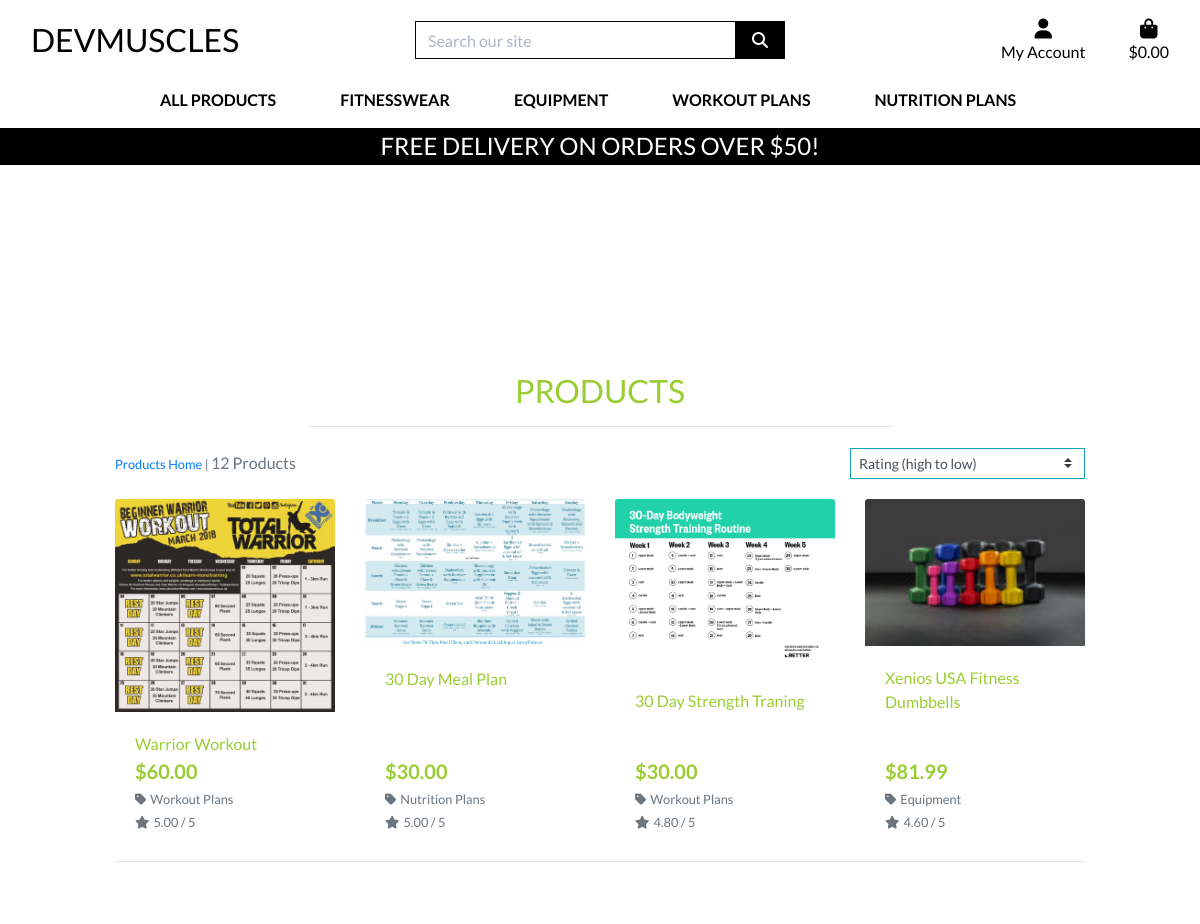
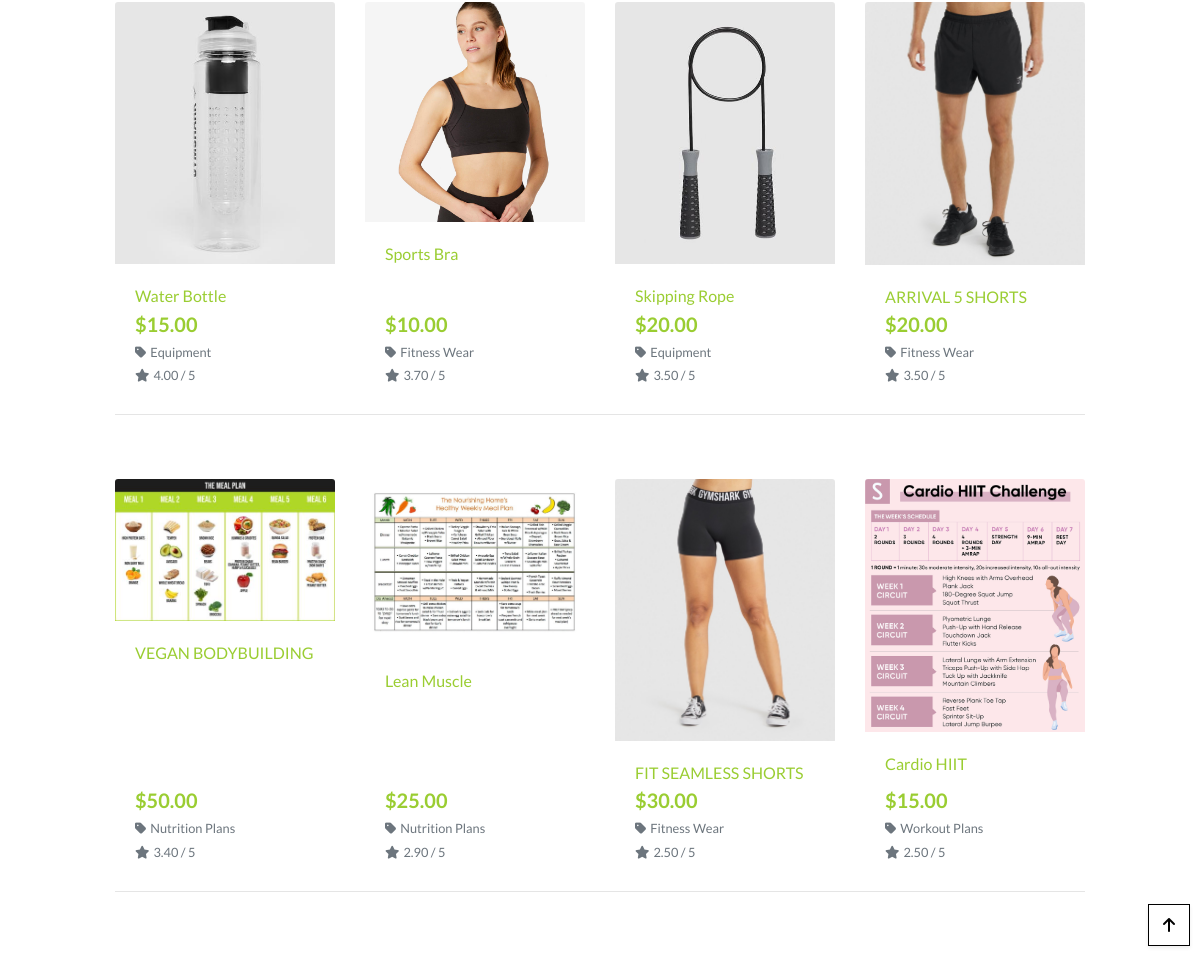
Page /products/?sort=rating&direction=desc on the committed database (2 pictures, top to bottom).
### products/models.py (models this page shows, shortened)
class Product(models.Model):
    category = models.ForeignKey('Category', null=True, blank=True, on_delete=models.SET_NULL)
    sku = models.CharField(max_length=254, null=True, blank=True)
    name = models.CharField(max_length=254)
    description = models.TextField()
    has_sizes = models.BooleanField(default=False, null=True, blank=True)
    price = models.DecimalField(max_digits=6, decimal_places=2)
    rating = models.DecimalField(max_digits=6, decimal_places=2, null=True, blank=True)
    image_url = models.URLField(max_length=1024, null=True, blank=True)
    image = models.ImageField(null=True, blank=True)

class Category(models.Model):
    class Meta:
        verbose_name_plural = 'Categories'
    name = models.CharField(max_length=254)
    friendly_name = models.CharField(max_length=254, null=True, blank=True)

### products/views.py (the view, shortened to what this page needs)
# urls.py: path('', views.all_products, name='products'),
def all_products(request):
    products = Product.objects.all()
    query = None
    categories = None
    sort = None
    direction = None
    if request.GET:
        if 'sort' in request.GET:
            sortkey = request.GET['sort']
            sort = sortkey
            if sortkey == 'name':
                sortkey = 'lower_name'
                products = products.annotate(lower_name=Lower('name'))
            if sortkey == 'category':
                sortkey = 'category__name'
            if 'direction' in request.GET:
                direction = request.GET['direction']
                if direction == 'desc':
                    sortkey = f'-{sortkey}'
            products = products.order_by(sortkey)
        if 'category' in request.GET:
            categories = request.GET['category'].split(',')
            products = products.filter(category__name__in=categories)
            categories = Category.objects.filter(name__in=categories)
    current_sorting = f'{sort}_{direction}'
    context = {
        'products': products,
        'search_term': query,
        'current_categories': categories,
        'current_sorting': current_sorting,
    }
    return render(request, 'products/products.html', context)

### bag/contexts.py (called while the page is built, shortened)
def bag_contents(request):
    bag_items = []
    total = 0
    product_count = 0
    bag = request.session.get('bag', {})
    if total < settings.FREE_DELIVERY_THRESHOLD:
        delivery = total * Decimal(settings.STANDARD_DELIVERY_PERCENTAGE / 100)
        free_delivery_delta = settings.FREE_DELIVERY_THRESHOLD - total
    else:
        delivery = 0
        free_delivery_delta = 0
    grand_total = delivery + total
    context = {
        'bag_items': bag_items,
        'total': total,
        'product_count': product_count,
        'delivery': delivery,
        'free_delivery_delta': free_delivery_delta,
        'free_delivery_threshold': settings.FREE_DELIVERY_THRESHOLD,
        'grand_total': grand_total,
    }
    return context

### products/templates/products/products.html (shortened to what this page needs)
{% extends "base.html" %}
{% load static %}
{% block page_header %}
    <div class="container header-container">
    </div>
{% endblock %}
{% block content %}
    <div class="overlay"></div>
    <div class="container-fluid">
        <div class="row">
            <div class="col text-center mt-3">
                <h2 class="logo-font">Products</h2>
                <hr class="w-50 mb-1">
            </div>
        </div>
        <div class="row">
            <div class="product-container col-10 offset-1">
                <div class="row mt-1 mb-2">
                    <div class="col-12 col-md-6 my-auto order-md-last d-flex justify-content-center justify-content-md-end">
                        <div class="sort-select-wrapper w-50">
                            <select id="sort-selector" class="custom-select custom-select-sm rounded-0 border border-{% if current_sorting != 'None_None' %}info{% else %}black{% endif %}">
                                <option value="rating_desc" {% if current_sorting == 'rating_desc' %}selected{% endif %}>Rating (high to low)</option>
                            </select>
                        </div>
                    </div>
                    <div class="col-12 col-md-6 order-md-first">
                        <p class="text-muted mt-3 text-center text-md-left">
                            {% if search_term or current_categories or current_sorting != 'None_None' %}
                                <span class="small"><a href="{% url 'products' %}">Products Home</a> | </span>
                            {% endif %}
                            {{ products|length }} Products{% if search_term %} found for <strong>"{{ search_term }}"</strong>{% endif %}
                        </p>
                    </div>
                </div>
                <div class="row">
                    {% for product in products %}
                        <div class="col-sm-6 col-md-6 col-lg-4 col-xl-3">
                            <div class="card h-100 border-0">
                                {% if product.image %}
                                <a href="{% url 'product_detail' product.id %}">
                                    <img class="card-img-top img-fluid" src="{{ product.image.url }}" alt="{{ product.name }}">
                                </a>
                                {% else %}
                                <a href="{% url 'product_detail' product.id %}">
                                    <img class="card-img-top img-fluid" src="{{ MEDIA_URL }}noimage.png" alt="{{ product.name }}">
                                </a>
                                {% endif %}
                                <div class="card-body pb-0">
                                    <p class="mb-0">{{ product.name }}</p>
                                </div>
                                <div class="card-footer bg-white pt-0 border-0 text-left">
                                    <div class="row">
                                        <div class="col">
                                            <p class="lead mb-0 text-left font-weight-bold">${{ product.price }}</p>
                                            {% if product.category %}
                                            <p class="small mt-1 mb-0">
                                                <a class="text-muted" href="{% url 'products' %}?category={{ product.category.name }}">
                                                    <i class="fas fa-tag mr-1"></i>{{ product.category.friendly_name }}
                                                </a>
                                            </p>
                                            {% endif %}
                                            {% if product.rating %}
                                                <small class="text-muted"><i class="fas fa-star mr-1"></i>{{ product.rating }} / 5</small>
                                            {% else %}
                                                <small class="text-muted">No Rating</small>
                                            {% endif %}
                                        </div>
                                    </div>
                                </div>
                            </div>
                        </div>
                        {% if forloop.counter|divisibleby:4 %}
                            <div class="col-12 d-none d-xl-block mb-5">
                                <hr>
                            </div>
                        {% endif %}
                    {% endfor %}
                </div>
            </div>
        </div>
    </div>
    <div class="btt-button shadow-sm rounded-0 border border-black">
        <a class="btt-link d-flex h-100">
            <i class="fas fa-arrow-up text-black mx-auto my-auto"></i>
        </a>
    </div>
{% endblock %}

### static/css/base.css (style rules this page uses)
html { height: 100%; }
body { background: url('/media/fitness_background.jpg') no-repeat center center fixed; background-size: cover; height: calc(100vh - 164px); color: yellowgreen; font-family: 'Lato'; }
.logo-font { text-transform: uppercase; }
.text-black { color: #000 !important; }
.border-black { border: 1px solid black !important; }
.overlay { height: 100%; width: 100%; top: 0; left: 0; position: fixed; background: white; z-index: -1; }
.btt-button { height: 42px; width: 42px; position: fixed; bottom: 10px; right: 10px; }
.btt-link, .update-link, .remove-item { cursor: pointer; }
@media (min-width: 1200px) { .container { max-width: 80%; } }
@media (min-width: 992px) { .header-container { padding-top: 164px; } }

### rows in the picture
Product: image (picture), name "Warrior Workout", price "60.00", category.friendly_name "Workout Plans", rating "5.00"
Product: image (picture), name "30 Day Meal Plan", price "30.00", category.friendly_name "Nutrition Plans", rating "5.00"
Product: image (picture), name "30 Day Strength Traning", price "30.00", category.friendly_name "Workout Plans", rating "4.80"
Product: image (picture), name "Xenios USA Fitness Dumbbells", price "81.99", category.friendly_name "Equipment", rating "4.60"
Product: image (picture), name "Water Bottle", price "15.00", category.friendly_name "Equipment", rating "4.00"
Product: image (picture), name "Sports Bra", price "10.00", category.friendly_name "Fitness Wear", rating "3.70"
Product: image (picture), name "Skipping Rope", price "20.00", category.friendly_name "Equipment", rating "3.50"
Product: image (picture), name "ARRIVAL 5 SHORTS", price "20.00", category.friendly_name "Fitness Wear", rating "3.50"
Product: image (picture), name "VEGAN BODYBUILDING", price "50.00", category.friendly_name "Nutrition Plans", rating "3.40"
Product: image (picture), name "Lean Muscle", price "25.00", category.friendly_name "Nutrition Plans", rating "2.90"
Product: image (picture), name "FIT SEAMLESS SHORTS", price "30.00", category.friendly_name "Fitness Wear", rating "2.50"
Product: image (picture), name "Cardio HIIT", price "15.00", category.friendly_name "Workout Plans", rating "2.50"

### other values in the picture
{{ free_delivery_threshold }} "50"
{{ products|length }} "12"
